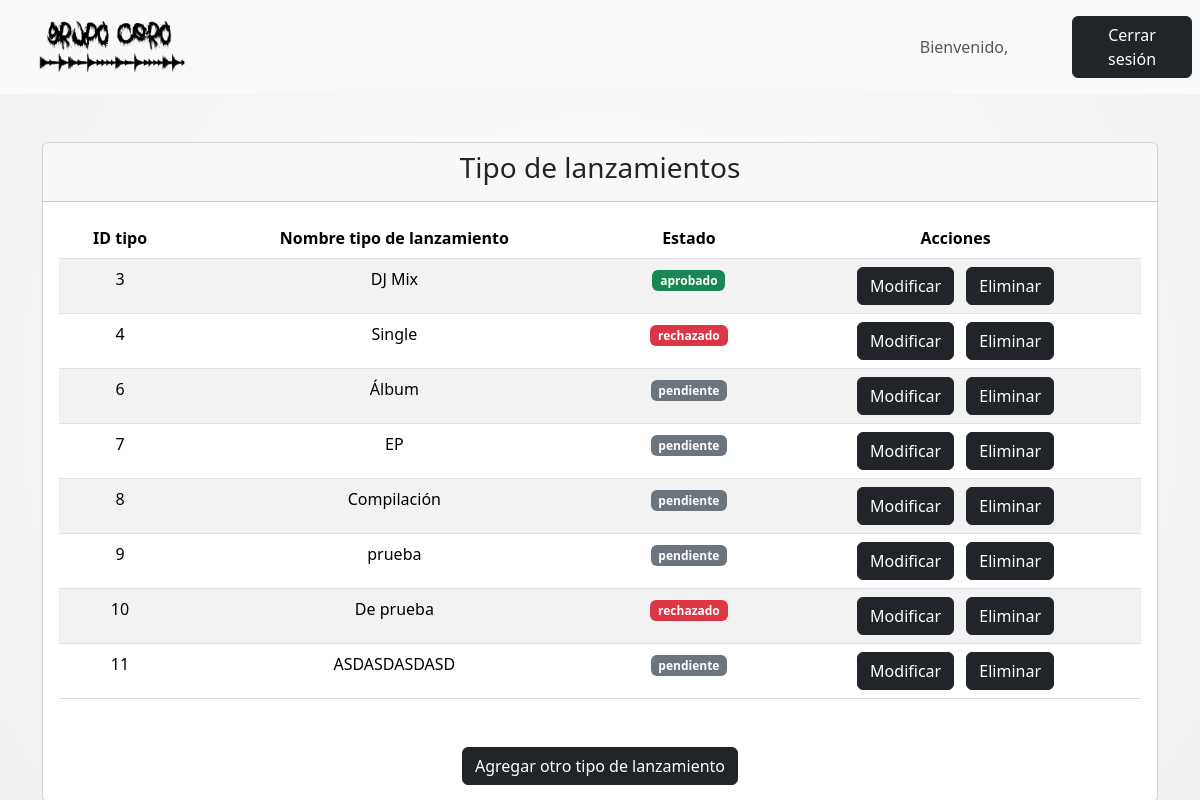
The page /tipolanzamientosobjects/ on the database as committed earlier.
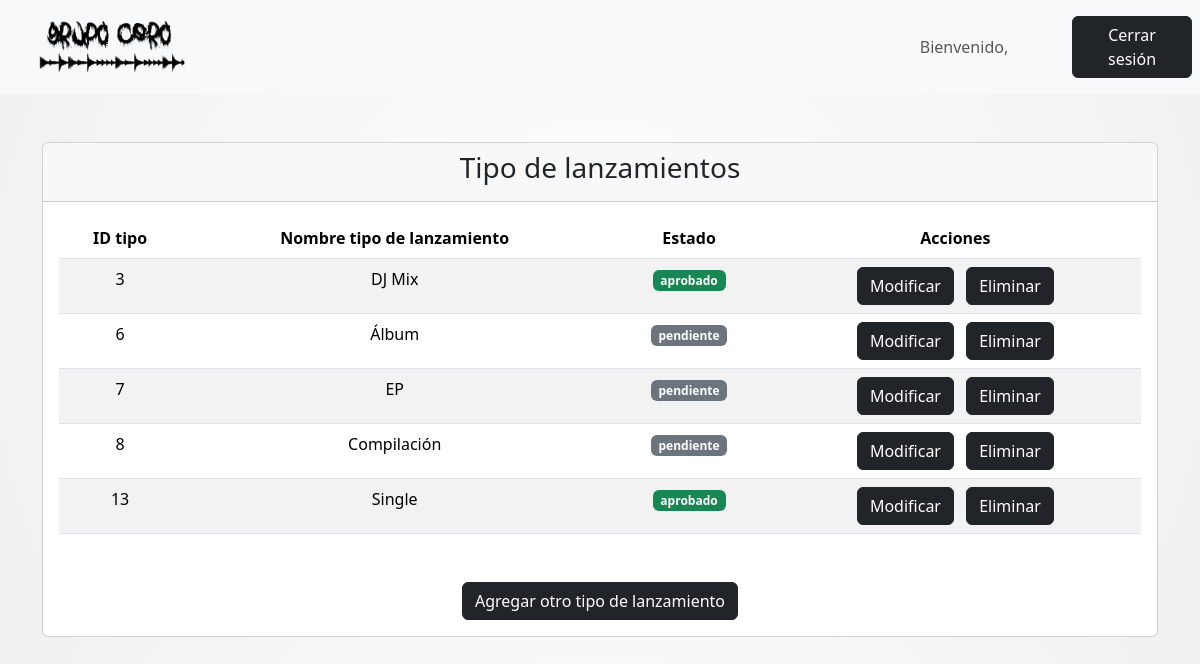
The same page on the database as committed later.
### core/models.py (models this page shows, shortened)
class TipoLanzamiento(models.Model):
    nombreTipo = models.CharField(max_length=20)
    aprobado = models.CharField(max_length=20, choices=TIPO_APROBACION, default='pendiente')
    fecha_solicitud = models.DateField(null=True, blank=True, default=datetime.date.today)
    feedback = models.TextField(blank=True)
    class Meta:
        verbose_name = "Tipo de lanzamiento"
        verbose_name_plural = "Tipos de lanzamiento"

### core/views.py (the view)
# urls.py: path('tipolanzamientosobjects/', tipolanzamientosobjects, name='tipolanzamientosobjects'),
def tipolanzamientosobjects(request):
    auxTipoObj = {
        'listaTipoObj' : TipoLanzamiento.objects.all()
    }
    return render(request, 'core/miembros/tipoLanzamientos/tipolanzamientosobjects.html', auxTipoObj)

### core/templates/core/miembros/tipoLanzamientos/tipolanzamientosobjects.html (shortened to what this page needs)
<!DOCTYPE html>
<html lang="es">
    {% load static %}
<head>
    <link href="https://cdn.jsdelivr.net/npm/bootstrap@5.3.3/dist/css/bootstrap.min.css" rel="stylesheet">
    <link rel="stylesheet" href="{% static 'core/css/style.css' %}">
</head>
<body>
<nav class="navbar navbar-expand-sm bg-light navbar-light justify-content-center">
    <div class="container-fluid">
        <a class="navbar-brand" href="{% url 'miembrosindex' %}">
            <img src="{% static 'core/img/LOGO.png' %}" alt="Avatar Logo" style="width:200px;" class="rounded-pill">
        </a>
    </div>
    <ul class="navbar-nav">
        <li class="nav-item">
            <a class="nav-link text-center" style="width:200px;">Bienvenido, {{ user.username }}</a>
        </li>
    </ul>
    <ul class="navbar-nav">
        <li class="nav-item">
            <a class="nav-link" href="{% url 'logout' %}">
                <button class="btn btn-dark" type="button" style="width:120px;">Cerrar sesión</button>
            </a>
        </li>
    </ul>
</nav>
<div class="container mt-5 text-center">
    <div class="card">
        <div class="card-header">
            <h3 class="card-title">Tipo de lanzamientos</h3>
        </div>
        <div class="card-body">
            <table class="table table-striped mb-5">
                <thead>
                    <tr>
                        <th scope="col">ID tipo</th>
                        <th scope="col">Nombre tipo de lanzamiento</th>
                        <th scope="col">Estado</th>
                        <th scope="col">Acciones</th>
                    </tr>
                </thead>
                <tbody>
                    {% for auxTipoObj in listaTipoObj %}
                    <tr>
                        <td>{{ auxTipoObj.pk }}</td>
                        <td>{{ auxTipoObj.nombreTipo }}</td>
                        {% if auxTipoObj.aprobado == 'aprobado' %}
                            <td><span class="badge bg-success">{{ auxTipoObj.aprobado }}</span></td>
                        {% elif auxTipoObj.aprobado == 'pendiente' %}
                            <td><span class="badge bg-secondary">{{ auxTipoObj.aprobado }}</span></td>
                        {% else %}
                            <td><span class="badge bg-danger" data-bs-toggle="modal" data-bs-target="#feedbackModal{{ auxTipoObj.pk }}" data-bs-placement="top" title="{{ auxTipoObj.feedback }}">{{ auxTipoObj.aprobado }}</span></td>
                        {% endif %}
                        <td>
                            <a href="{% url 'tipolanzamientosupdate' auxTipoObj.pk %}" class="btn btn-dark me-2">Modificar</a>
                            <button type="button" class="btn btn-dark" data-bs-toggle="modal" data-bs-target="#confirmModal{{ auxTipoObj.pk }}">
                                Eliminar
                            </button>
                        </td>
                    </tr>
                    {% endfor %}
                </tbody>
            </table>
            <div class="text-center">
                <a href="{% url 'tipolanzamientosadd' %}" class="btn btn-dark">Agregar otro tipo de lanzamiento</a>
            </div>
        </div>
    </div>
</div>
</body>
</html>

Rows that differ between the two databases and show on the page:
removed TipoLanzamiento: pk "4", nombreTipo "Single", aprobado "rechazado"
removed TipoLanzamiento: pk "9", nombreTipo "prueba", aprobado "pendiente"
removed TipoLanzamiento: pk "10", nombreTipo "De prueba", aprobado "rechazado"
removed TipoLanzamiento: pk "11", nombreTipo "ASDASDASDASD", aprobado "pendiente"
added TipoLanzamiento: pk "13", nombreTipo "Single", aprobado "aprobado"
